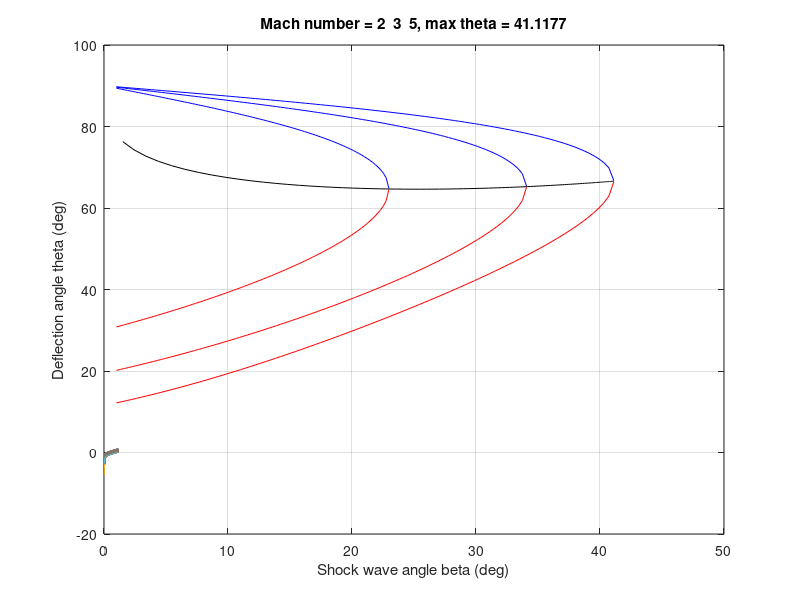

This chart was generated by the following MATLAB code:
%function oblique_shock()
 clear
 clc
 close all

 Mach = [2 3 5];
 gamma = 1.4;

 theta_min = 1*pi/180;
 theta_steps = 100;

 % Equations to solve
 equation_max_theta       = @(gamma,Mach,beta)       tan( beta ) .* ( 0.5 *( (gamma+cos(2*beta))*Mach^2 + 2) ) ./ ( (Mach*sin(beta)).^2 - 1 ) ;
 equation_Theta_Beta_Mach = @(gamma,Mach,theta,beta) 2 * cot( beta ) .* ( (Mach*sin(beta)).^2 - 1 ) ./ ( (gamma+cos(2*beta))*Mach^2 + 2) - tan(theta);
 
 Mach_min = 1.1;
 Mach_max = Mach(end);
 Mach_theta_max = Mach_min : (Mach_max-Mach_min)/100 : Mach_max ;
 k=1;
 for mach_j=Mach_theta_max
   beta_max = fminbnd ( @(beta) equation_max_theta(gamma,mach_j,beta) , pi/3 , pi/2-0.0001 ) ;
   theta_max = acot(equation_max_theta(gamma,mach_j,beta_max));
   machmax(k,:) = [ mach_j beta_max*180/pi theta_max*180/pi ] ;
   k++;
 end
 
 figure()
 j=1;
 for mach_j = Mach
  % Get theta_max and beta (rad) corresponding to theta_max
   beta_max = fminbnd ( @(beta) equation_max_theta(gamma,mach_j,beta) , pi/4 , pi/2-0.001 ) ;
   theta_max = acot(equation_max_theta(gamma,mach_j,beta_max));
   
  % Get the value of theta_max (rad)
   theta_max_search = theta_max - 0.00001;
   theta = theta_min : (theta_max_search-theta_min)/theta_steps : theta_max_search ;
   i=1;
   for theta_i = theta
    try
  %    Initial guess of Mach number
      guessBeta = [pi/180 beta_max];
      
      beta_r = guessBeta(1) : pi/100 : guessBeta(2);
      fct = equation_Theta_Beta_Mach(gamma,mach_j,theta_i,beta_r);
      plot(beta_r,fct); grid on
      
      betaEval_1 = fzero(@(beta) equation_Theta_Beta_Mach(gamma,mach_j,theta_i,beta), guessBeta);
      
      guessBeta = [betaEval_1+0.0001 pi/2];
      betaEval_2 = fzero(@(beta) equation_Theta_Beta_Mach(gamma,mach_j,theta_i,beta), guessBeta);
      
      betadev(j,i,:) = [ theta_i betaEval_1 betaEval_2 ]*180/pi ;
      i++;
    catch e
      disp('fzero failed')
      break;
    end
   end
   plot(betadev(j,1:(i-1),1),betadev(j,1:(i-1),2),'r',betadev(j,1:(i-1),1),betadev(j,1:(i-1),3),'b'); grid on;hold on; drawnow;
   j++;
 end
 
 plot(machmax(:,3),machmax(:,2),'k');
 title(['Mach number = ',num2str(Mach),', max theta = ',num2str(theta_max*180/pi)])
 xlabel('Shock wave angle beta (deg)') ; ylabel('Deflection angle theta (deg)') ; 